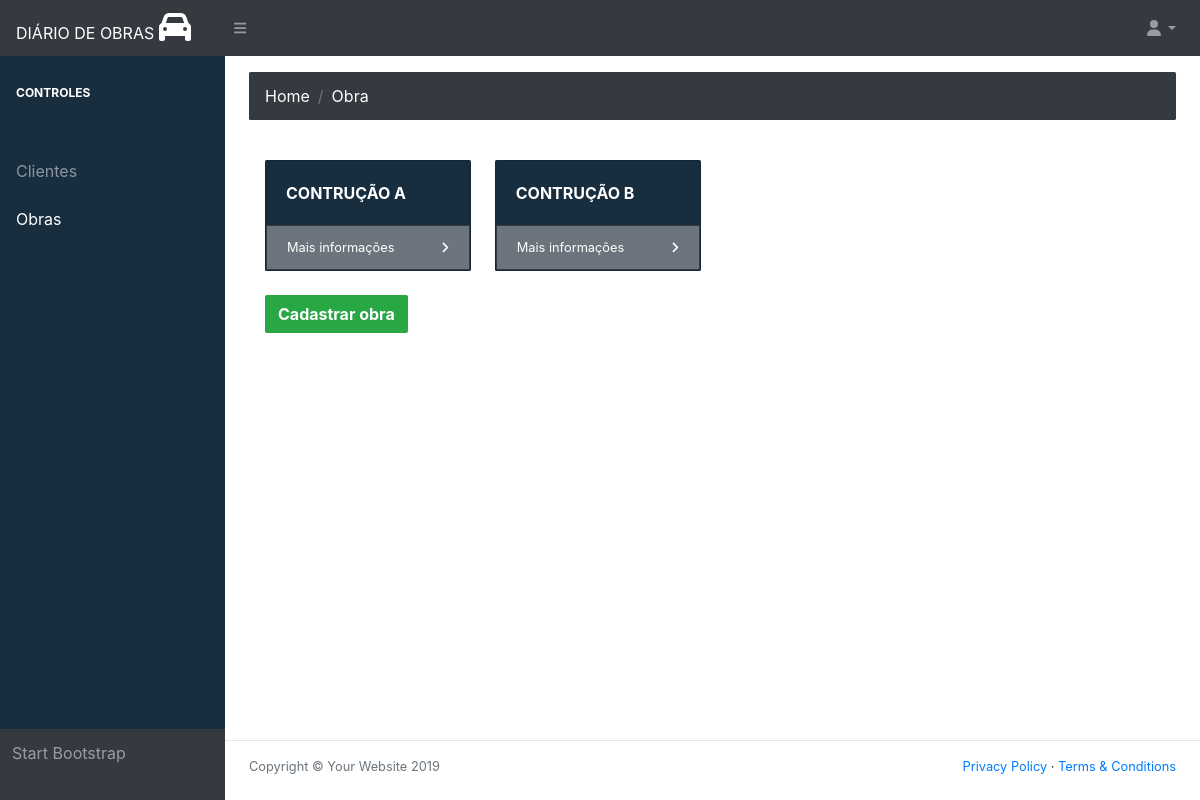
/show_constructions (signed in), run on an earlier commit of the app's database.
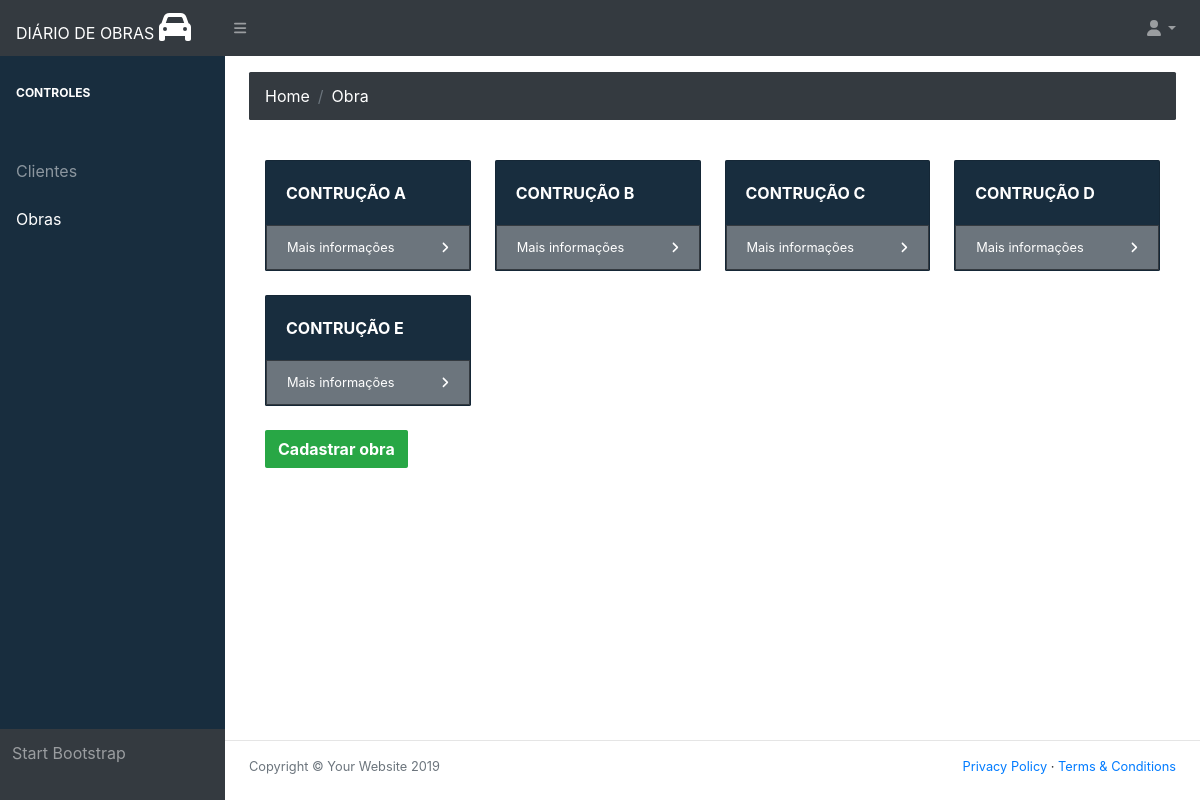
And on a later commit of the database.
### Diary/models.py (models this page shows, shortened)
class Construction(models.Model):
    construction_name = models.CharField('Nome da construção', max_length=60)
    construction_date_start = models.DateField('Data de início')
    construction_date_term = models.DateField('Data de entrega')
    construction_company_customer = models.ForeignKey(Customer, on_delete=models.CASCADE)
    construction_company_engineer = models.ForeignKey(Engineer, on_delete=models.CASCADE)

### Diary/views/construction/show_constructions.py (the view)
# urls.py: path('show_constructions', Show_constructions, name="show_constructions"),
@login_required(login_url='login')
def Show_constructions(request):
    user = request.user
    engineer = Engineer.objects.get(user_access_id=user.id)
    constructions = Construction.objects.filter(construction_company_engineer=engineer)
    return render(request, 'Diary/construction/show_constructions.html', locals())

### Diary/models.py (called while the page is built)
    def __str__(self):
        return self.email

### templates/Diary/construction/show_constructions.html (shortened to what this page needs)
{% extends 'Diary/home/base.html' %}
{% load static %}
                {% block conteudo %}
                <main>
                    <div class="container-fluid">
                        <ol class="breadcrumb mb-4">
                            <a class="breadcrumb-item active" href="{% url 'home_page' %}">Home</a><li class="breadcrumb-item active">Obra</li>
                        </ol>
                        <div class="modal-body">
                            <div class="row">
                                {% for i in constructions %}
                                    <div class="col-xl-3 col-md-6">
                                        <div class="card bg-primary text-white mb-4">
                                            <div class="card-body">{{ i.construction_name }}</div>
                                            <div class="card-footer d-flex align-items-center justify-content-between">
                                                <a class="small text-white stretched-link" href="{% url 'show_construction_information' i.id %}">Mais informações</a>
                                                <div class="small text-white"><i class="fas fa-angle-right"></i></div>
                                            </div>
                                        </div>
                                    </div>
                                {% endfor %}
                            </div>
                            <a class="btn btn-success mr-3" href="{% url 'register_construction' %}">Cadastrar obra</a>
                        </div>
                    </div>
                </main>
                {% endblock %}

What changed in the data, as far as the page shows it:
added Construction: construction_name "CONTRUÇÃO C"
added Construction: construction_name "CONTRUÇÃO D"
added Construction: construction_name "CONTRUÇÃO E"
